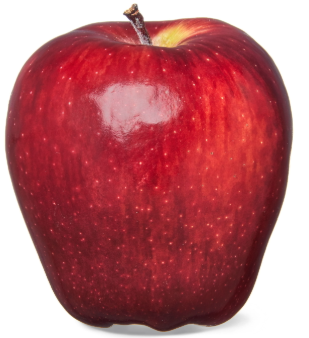
#> input picture Backend/Fruit_Freshness/Apples/Photos/Fresh_1.png, 309 x 338 px
$ python -i shape.py   (imports and definitions only)
#> lines starting #> are read from the running program, lines starting #| are printed output that depends on the picture; after the words box and inside, x2 and y2 are one past the last pixel; in counts of white or black regions, pixels touching at a corner belong together
#> further down, picture is the input picture: shape (338, 309, 3); mean B, G, R 111.7, 105.3, 183.4
# -*- coding: utf-8 -*-
"""
Created on Tue Dec 10 09:15:10 2024

This code calculates the edge density of an image in blocks. It uses Canny edge detection to identify edges and calculates
the percentage of edge pixels in each block. The results can be used to analyze features such as wrinkles on fruit surfaces.

@author: jishu
"""

import cv2
import numpy as np

def calculate_edge_density(image, block_size=(50, 50)):
    """
    Calculates edge density in blocks for a given image.

    Parameters:
        image_path (str): Path to the input image.
        block_size (tuple): Dimensions of the blocks (height, width).

    Returns:
        list: Edge densities for each block (in percentage).
    """
#> called with block_size = (50, 50)

    if image is None:
        print("Error: Image not found!")
        return None

    # Step 2: Resize the image for consistent processing
    resized_image = cv2.resize(image, (512, 512))
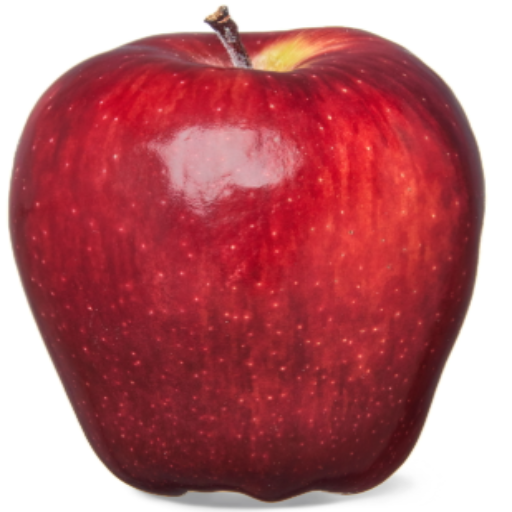
#> resized_image: shape (512, 512, 3); mean B, G, R 111.6, 105.2, 183.3

    # Step 3: Apply Gaussian Blur to reduce noise
    blurred = cv2.GaussianBlur(resized_image, (5, 5), 0)

    # Step 4: Perform Canny edge detection
    edges = cv2.Canny(blurred, threshold1=50, threshold2=100)
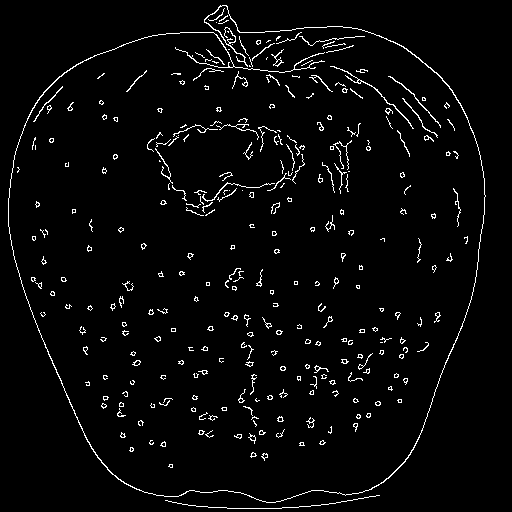
#> edges: shape (512, 512); 3.2% white in thin lines or dots

    # Step 5: Display the edge-detected image using OpenCV
    # cv2.imshow("Edge Detection", edges)
    # cv2.waitKey(0)
    # cv2.destroyAllWindows()

    # Step 6: Calculate edge density for each block
    densities = []
    height, width = edges.shape
#> height = 512; width = 512
    block_height, block_width = block_size

    # Loop through the image in blocks
    for y in range(0, height, block_height):
        for x in range(0, width, block_width):
            # Define the block region
            block = edges[y:y+block_height, x:x+block_width]

            # Handle the case where the block goes out of image bounds
            block = block[:block_height, :block_width]

            # Calculate edge density
            edge_pixels = np.sum(block == 255)  # White pixels in the Canny output
            total_pixels = block.size
            density = (edge_pixels / total_pixels) * 100  # Convert to percentage
            densities.append(density)
#> after the loop, densities = 121 values, max 12.6 at index 4, min 0 at index 0, mean 3.02

    return np.mean(np.array(densities))

>>> import cv2
>>> picture = cv2.imread('Photos/Fresh_1.png')
>>> result = calculate_edge_density(picture)
#> result = 3.02

$ run again, on Backend/Fruit_Freshness/Apples/Photos/Fresh_3.png
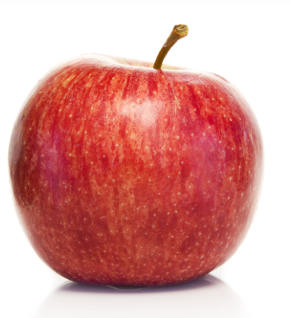
#> input picture Backend/Fruit_Freshness/Apples/Photos/Fresh_3.png, 291 x 318 px
#> picture is the input picture: shape (318, 291, 3); mean B, G, R 154.3, 157.6, 218.2
#> in calculate_edge_density, `resized_image = cv2.resize(image, (512, 512))`:
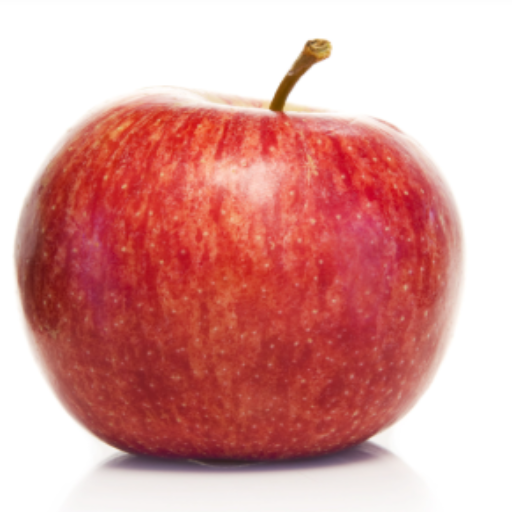
#> resized_image: shape (512, 512, 3); mean B, G, R 154.2, 157.5, 218.2
#> in calculate_edge_density, `edges = cv2.Canny(blurred, threshold1=50, threshold2=100)`:
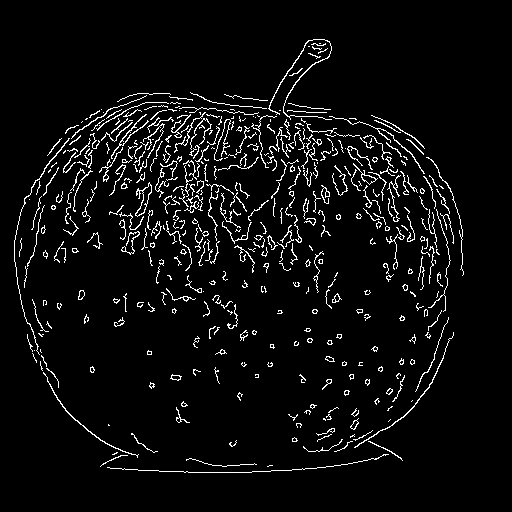
#> edges: shape (512, 512); 5% white in thin lines or dots, all inside (x1, y1, x2, y2) = (14, 39, 464, 473)
#> after the loop in calculate_edge_density, `for y in range(0, height, block_height):`: densities = 121 values, max 20.4 at index 25, min 0 at index 0, mean 4.32
#> result = 4.32

$ run again, on Backend/Fruit_Freshness/Apples/Photos/Fresh_4.png
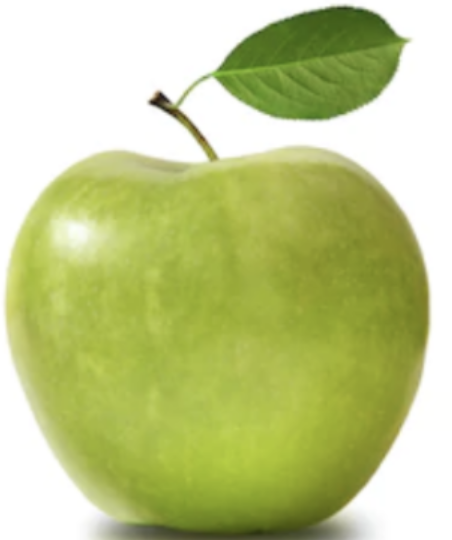
#> input picture Backend/Fruit_Freshness/Apples/Photos/Fresh_4.png, 452 x 540 px
#> picture is the input picture: shape (540, 452, 3); mean B, G, R 137.8, 201.3, 191.8
#> in calculate_edge_density, `resized_image = cv2.resize(image, (512, 512))`:
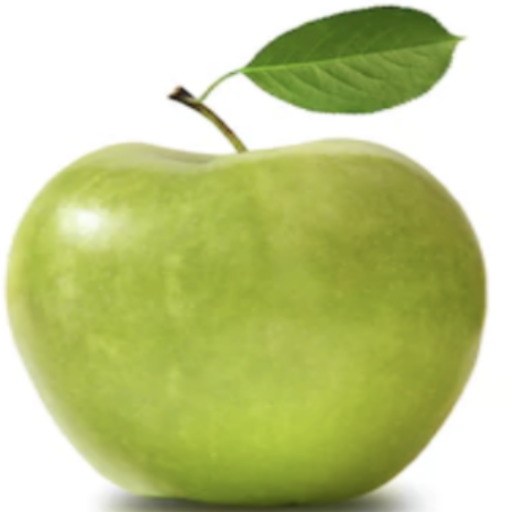
#> resized_image: shape (512, 512, 3); mean B, G, R 137.7, 201.2, 191.7
#> in calculate_edge_density, `edges = cv2.Canny(blurred, threshold1=50, threshold2=100)`:
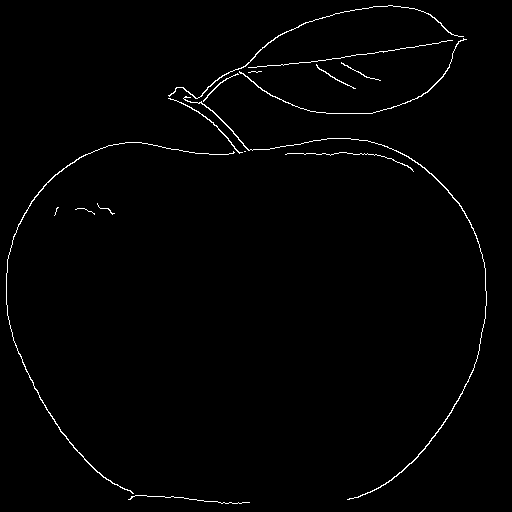
#> edges: shape (512, 512); 1.2% white in thin lines or dots
#> after the loop in calculate_edge_density, `for y in range(0, height, block_height):`: densities = 121 values, max 8.33 at index 114, min 0 at index 0, mean 1.07
#> result = 1.07
